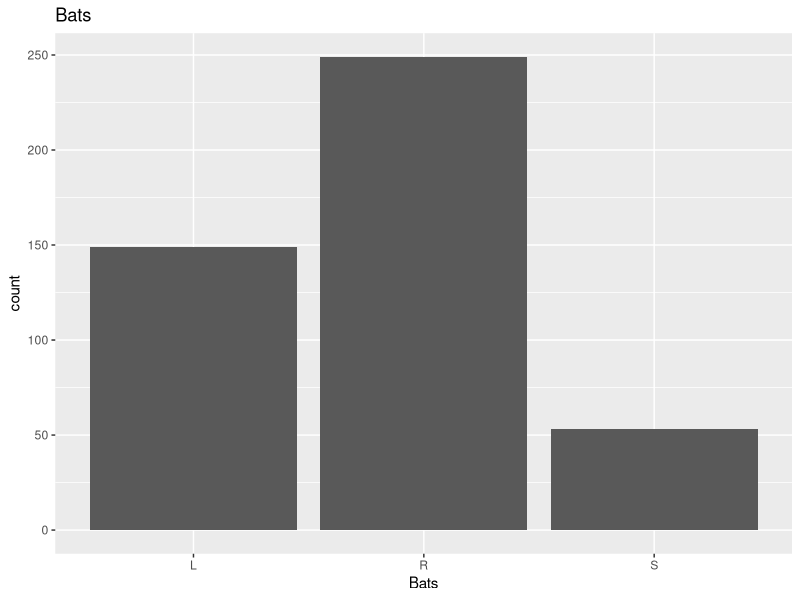
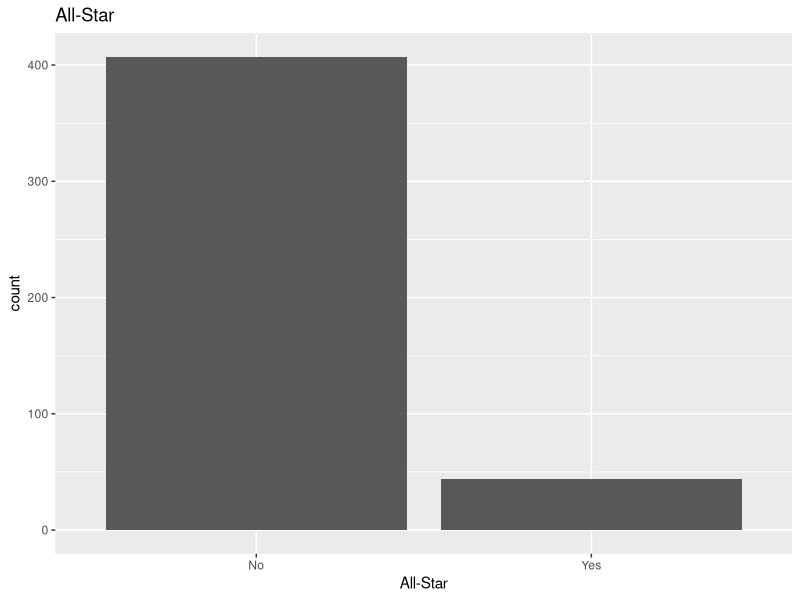
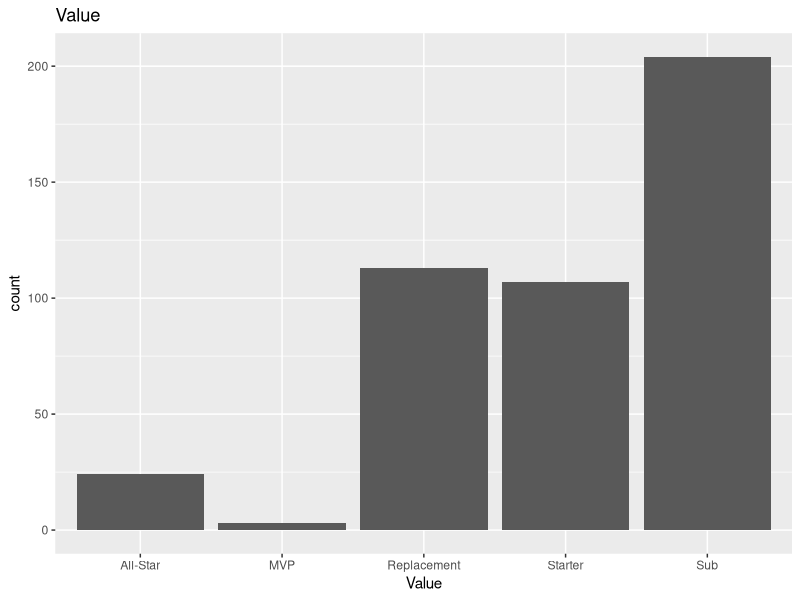
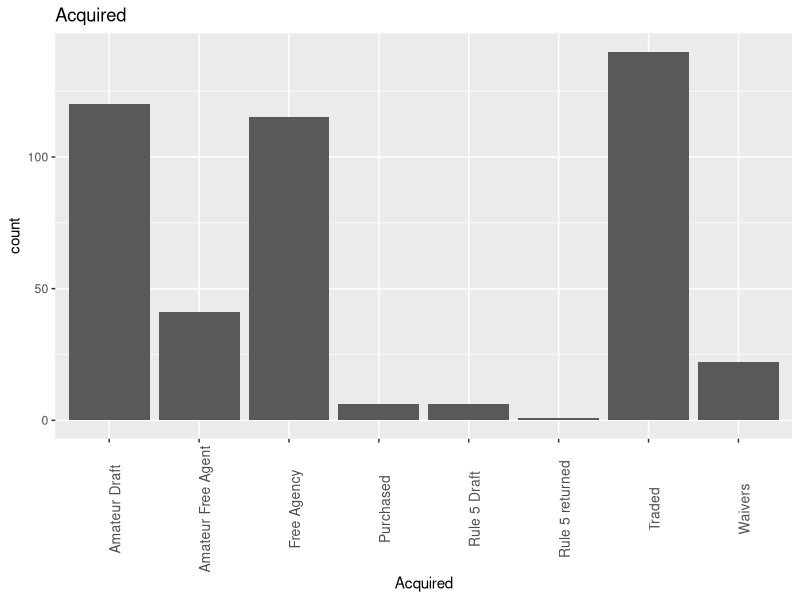
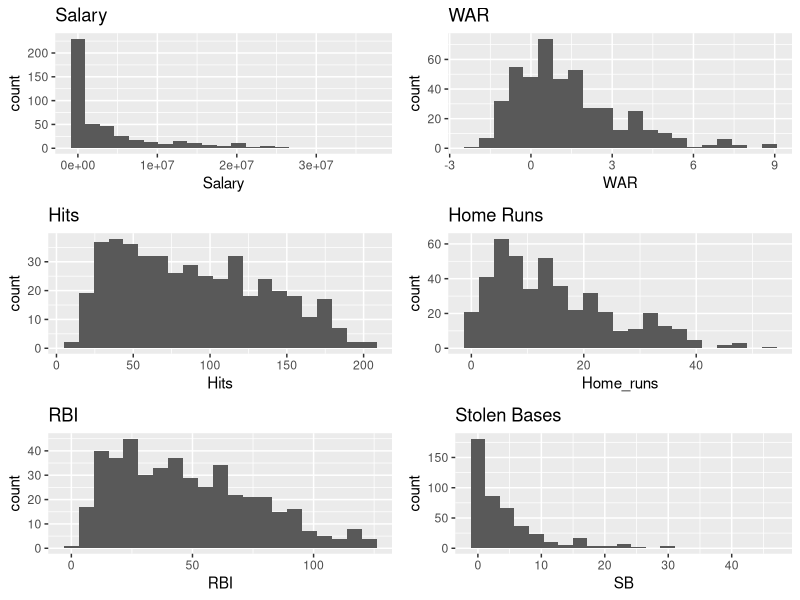
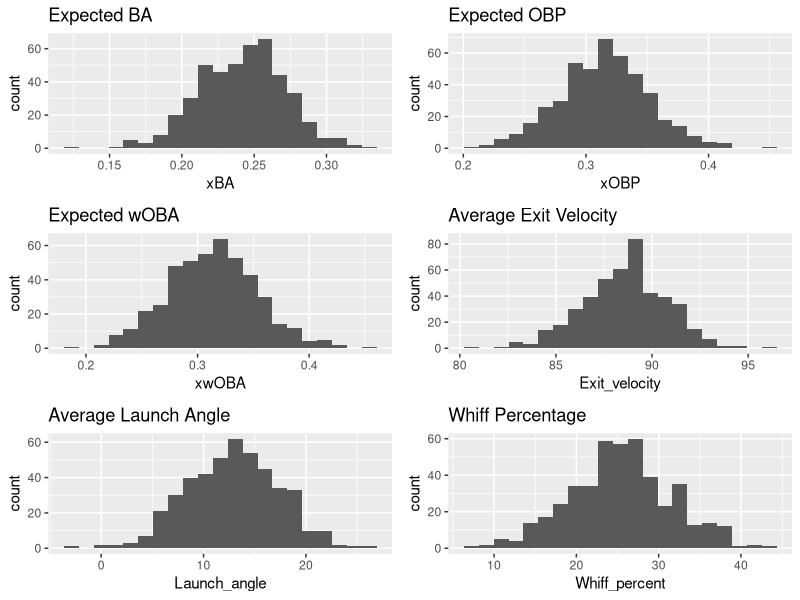
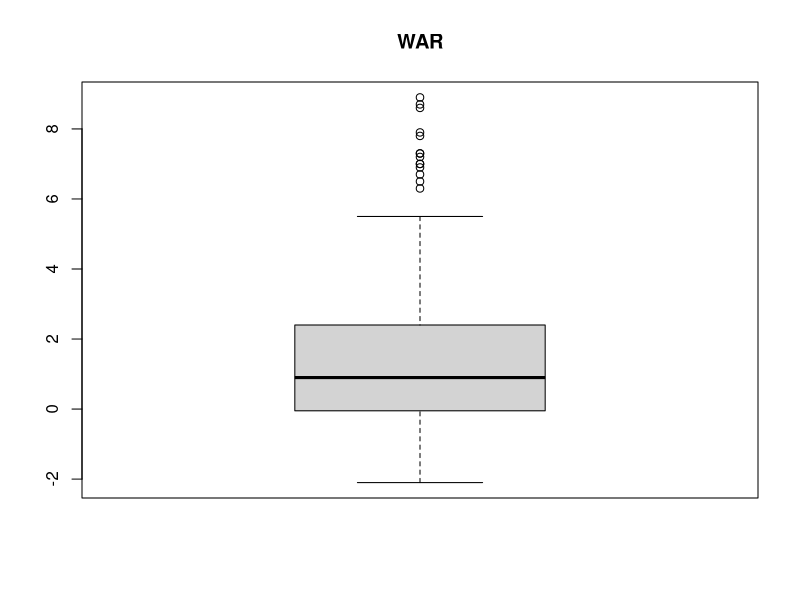
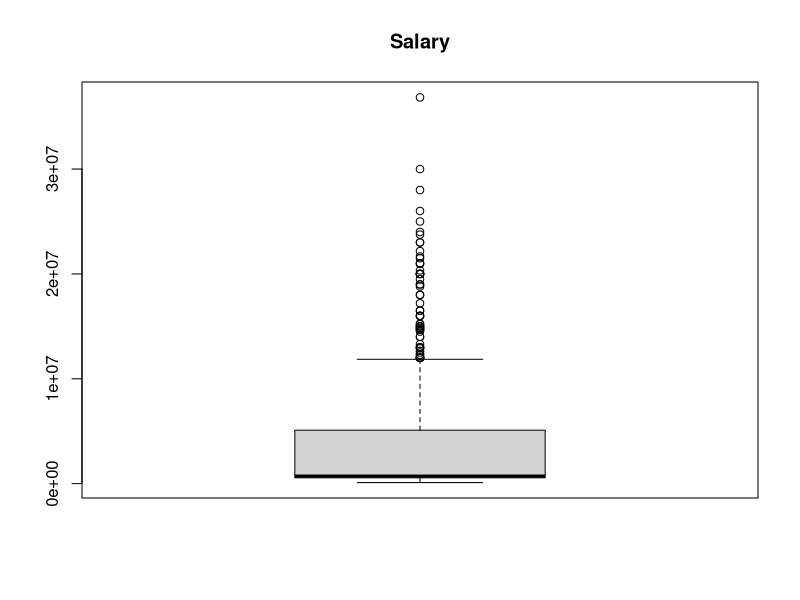

Write R code to recreate these figures, in order.
###################################
# Stat 102B   Jordan Rivera    ID: 604988949
# Data Analysis Project
####################################

library(readr)
library(dplyr)
library(ggplot2)
library(gridExtra)
library(GGally)

# Read in data
mlb <- read_csv("./Rivera-8949.csv")
attach(mlb)

##########################################################################
# Part II: The Data Set
##########################################################################

# Identify numeric variables
num_cols <- unlist(lapply(mlb, is.numeric))
numeric_mlb <- mlb[,num_cols]
numeric_mlb
dim(numeric_mlb)

mlb_means <- colMeans(numeric_mlb)
mlb_sds <- apply(numeric_mlb, 2, sd)
mlb_medians <- apply(numeric_mlb, 2, median)
mlb_iqrs <- apply(numeric_mlb, 2, IQR)
rbind(mlb_means, mlb_sds, mlb_medians, mlb_iqrs) # use this to fill out table in write-up

# Include Bar Plots for some variables
p1 <- ggplot(mlb, aes(x = Bats))+geom_bar()+ggtitle("Bats")
p1
p2 <- ggplot(mlb, aes(x = `All-Star`))+geom_bar()+ggtitle("All-Star")
p2
p3 <- ggplot(mlb, aes(x = Value))+geom_bar(orientation = "x")+ggtitle("Value")
p3
p4 <- ggplot(mlb, aes(x = Acquired))+geom_bar(orientation = "x")+ggtitle("Acquired")+theme(axis.text.x = element_text(angle = 90, size = 10))
p4

# Include histograms for some variables
p1 <- ggplot(mlb, aes(x = Salary))+geom_histogram(bins = 21)+ggtitle("Salary")
p2 <- ggplot(mlb, aes(x = WAR))+geom_histogram(bins = 21)+ggtitle("WAR")
p3 <- ggplot(mlb, aes(x = Hits))+geom_histogram(bins = 21)+ggtitle("Hits")
p4 <- ggplot(mlb, aes(x = Home_runs))+geom_histogram(bins = 21)+ggtitle("Home Runs")
p5 <- ggplot(mlb, aes(x = RBI))+geom_histogram(bins = 21)+ggtitle("RBI")
p6 <- ggplot(mlb, aes(x = SB))+geom_histogram(bins = 21)+ggtitle("Stolen Bases")

grid.arrange(p1, p2, p3, p4, p5, p6, ncol = 2) # Figure 2

p1 <- ggplot(mlb, aes(x = xBA))+geom_histogram(bins = 21)+ggtitle("Expected BA")
p2 <- ggplot(mlb, aes(x = xOBP))+geom_histogram(bins = 21)+ggtitle("Expected OBP")
p3 <- ggplot(mlb, aes(x = xwOBA))+geom_histogram(bins = 21)+ggtitle("Expected wOBA")
p4 <- ggplot(mlb, aes(x = Exit_velocity))+geom_histogram(bins = 21)+ggtitle("Average Exit Velocity")
p5 <- ggplot(mlb, aes(x = Launch_angle))+geom_histogram(bins = 21)+ggtitle("Average Launch Angle")
p6 <- ggplot(mlb, aes(x = Whiff_percent))+geom_histogram(bins = 21)+ggtitle("Whiff Percentage")

grid.arrange(p1, p2, p3, p4, p5, p6, ncol = 2) # Figure 3

# Include some boxplots for Figure 4
p1 <- boxplot(WAR, main = "WAR")
p2 <- boxplot(Salary, main = "Salary")
p3 <- boxplot(Age, main = "Age")


##########################################################################
# Part III: Cluster Analysis
##########################################################################
# Using kmeans algorithm

mlb_forcluster <- select(numeric_mlb,
                         "BA", "SLG", "OBP", "OPS", "ISO", 
                         "xBA", "xSLG", "wOBA", "xwOBA", "xOBP", "xISO", "Exit_velocity", 
                         "Launch_angle", "Sweet_spot_percent", "Barrel_percent", "Hard_hit_percent","GB_percent", "FB_percent", "LD_percent"
)

mlb_kmeans <- kmeans(mlb_forcluster,4,nstart=20)
#### NOTE: The clusters are exactly the same but the label numbers are different when I ran this code again, 
# so the naming convention doesn't match my paper. For example, Cluster 4 is called Cluster 1 in the paper.
mlb_kmeans 
cluster <- mlb_kmeans$cluster

mlb_kmeans$size # size of each cluster
mlb_kmeans$centers # cluster means

# cluster medians
apply(mlb_forcluster[which(cluster == 1),], 2, median)
apply(mlb_forcluster[which(cluster == 2),], 2, median)
apply(mlb_forcluster[which(cluster == 3),], 2, median)
apply(mlb_forcluster[which(cluster == 4),], 2, median)

# cluster sd
round(apply(mlb_forcluster[which(cluster == 1),], 2, sd), digits = 3)
round(apply(mlb_forcluster[which(cluster == 2),], 2, sd), digits = 3)
round(apply(mlb_forcluster[which(cluster == 3),], 2, sd), digits = 3)
round(apply(mlb_forcluster[which(cluster == 4),], 2, sd), digits = 3)


table(cluster, Value) #Table5
table(cluster, `All-Star`)
table(cluster, Bats)


#Plot Launch Angle vs Barrel Percentage
values <- factor(mlb$Value)

plot(mlb$Barrel_percent, mlb$Launch_angle,
     col=c("red","blue", "green", "orange")[unclass(cluster)], 
     pch=c(21,22,23,24,25)[unclass(values)], main="K-means of mlb data",xlab="Barrel Percentage", ylab="Launch Angle", xlim = c(0, 33))
legend("topright",c("All-Star","MVP","Replacement","Starter", "Sub"),pch=c(21,22,23,24,25), cex = .7)
legend("bottomright",c("cluster 1","cluster 2","cluster 3", "cluster 4"),pch=c
       ("R","B","G","O"),col=c("red","blue","green","orange"))

#Plot GB% vs Exit Velocity
plot(mlb$GB_percent, mlb$Exit_velocity,
     col=c("red","blue", "green", "orange", "black")[unclass(cluster)], 
     pch=c(21,22,23,24,25)[unclass(values)], main="K-means of mlb data",xlab="GB Percentage", ylab="Exit Velocity", xlim = c(25, 70))
legend("topright",c("All-Star","MVP","Replacement","Starter", "Sub"),pch=c(21,22,23,24,25), cex = .7)
legend("bottomleft",c("cluster 1","cluster 2","cluster 3", "cluster 4"),pch=c
       ("R","B","G","O"),col=c("red","blue","green","orange"), cex = .8)



# Nearest neighbor
mlb_cs <- scale(mlb_forcluster, scale = T) # first scale and center
mlb_dist <- dist(mlb_cs)
nn <- hclust(mlb_dist,method="single",members=NULL)
plot(nn)
nn_cluster <- cutree(nn, k = 4)
nn_cluster

table(nn_cluster)


# Furthest neighbor
fn <- hclust(mlb_dist,method="complete",members=NULL)
plot(fn)
fn_cluster <- cutree(fn, k = 4)
fn_cluster
table(fn_cluster)

##########################################################################
# Part IV: Principal Components
##########################################################################

head(mlb)
head(numeric_mlb)

mlb_forPC <- numeric_mlb[,-c(2,3)] # take out irrelevant variables
head(mlb_forPC)

X.cs <- scale(mlb_forPC,scale=T)
head(X.cs)
dim(X.cs)

# Check correlation between variables
cor(X.cs)
round(cor(X.cs[1:10, 1:10]), 3)
round(cor(X.cs[32:41, 32:41]), 3)

pairs(X.cs[, c(3:6, 8:10)],lower.panel=NULL, main="pairs plot of mlb data\n (standard deviation units)")

# Sample Variance-Covariance Matrix
S <- var(X.cs)
S

# Obtain eigenvalues of Variance-Cov Matrix
eigen(S)
eigenvalues <- eigen(S)$values
eigenvalues

## compute what percentage of the sum of eigenvalues is each eigenvalue
sum(eigenvalues)
100*eigenvalues/sum(eigenvalues)

cumsum(100*eigenvalues/sum(eigenvalues))

# Eigenvectors of Variancce-Cov Matrix
V <- eigen(S)$vectors
V

## check that eigenvectors are orthonormal
## should be 0 in the off diagonals and 1 in the diagonals when you do cross-product 
# Off-diagonals represent pairwise inner products and diagonals represent norm^2. 

t(V)%*%V
# alternatively
round(crossprod(V,V))

#Eigenvectors are orthonormal

# Display eigenvectors in relation to data variables
V.r <- round(V,3)
rownames(V.r)=colnames(mlb_forPC)
colnames(V.r)=c("V1", "V2", "V3","V4", "V5", "V6", "V7", "V8", "V9", "V10",
                "V11", "V12", "V13","V14", "V15", "V16", "V17", "V18", "V19", "V20",
                "V21", "V22", "V23","V24", "V25", "V26", "V27", "V28", "V29", "V30",
                "V31", "V32", "V33","V34", "V35", "V36", "V37", "V38", "V39", "V40", "V41")
V.r

# Obtain the principal components 

## Note: X.tilde is the PC matrix 
X.tilde <- X.cs %*% V  # X.tilde are the PC
colnames(X.tilde)=c("PC1","PC2","PC3","PC4","PC5","PC6","PC7","PC8","PC9","PC10",
                    "PC11","PC12","PC13","PC14","PC15","PC16","PC17","PC18","PC19","PC20",
                    "PC21","PC22","PC23","PC24","PC25","PC26","PC27","PC28","PC29","PC30",
                    "PC31","PC32","PC33","PC34","PC35","PC36","PC37","PC38","PC39","PC40","PC41")
head(X.tilde)
head(mlb)
#######Check that the PC are orthogonal

round(t(X.tilde)%*%X.tilde,3)

#### Check the variance-covariance of the PC 
round(var(X.tilde),3)

# Pairwise plot of the PCs
pairs(X.tilde[, 1:7],lower.panel=NULL,main="Pairs plot of PC of mlb data.\n Same scale in axes to see variability")

# Biplot
biplot(princomp(X.cs),
       main="Biplot of mlb data w.r.t. first two principal components" )

# Study correlation of PCs with data variables
transform.matrix=diag(sqrt(eigenvalues))
loading.like.coefficients=V%*%transform.matrix
loading.like.coefficients

# Notice that this is the same as 

t(cor(X.tilde,X.cs))

cors <- as.data.frame(round(t(cor(X.tilde[,1:10], X.cs)), 3)) # for presentation purposes
cors


##########################################################################
# Part V: Principal Components Regression
##########################################################################

# Normalize PCs

norms <- apply(X.tilde, 2, function(x){ # find the norm for each PC
  norm(x, type = "2")
})
PC_normalized <- scale(X.tilde, center = F, scale = norms) # divide each PC by its norm
head(PC_normalized)

# Make new data matrix with DV scaled WAR and IVs that are normalized PCs
data_new <- as.data.frame(cbind(scale(mlb$WAR), PC_normalized))
colnames(data_new)[1] <- "WAR"
head(data_new)

# Split data_new into training and testing data
set.seed(22)
test_coords <- sample(nrow(data_new), 10)
#mlb[test_coords,]

test_data <- data_new[test_coords, ]
train_data <- data_new[-test_coords,]
dim(data_new)
dim(test_data)
dim(train_data)

# Check correlation with dependent variable
correlations <- cor(data_new$WAR, PC_normalized)
correlations
round(correlations, 5)

order(abs(correlations), decreasing = T) # order PCs by correlation with DV

# Regression using Train data
m <- lm(WAR ~ PC1 + PC5 + PC7 + PC2 + PC21 + PC26 + PC20 - 1, data = train_data)
summary(m)

rmse <- sqrt(sum((m$residuals)^2) / nrow(train_data))
rmse

plot(train_data$WAR, resid(m),main="Residual plot\n Principal Component Regression")
abline(h=0)

hist(resid(m), main="Histogram of Residuals", breaks = 12)

# Predict values for Test data
y.hat <- predict(m, data = train_data, newdata = test_data)
y.hat
test_data$WAR
test_data$WAR - y.hat

plot(1:10, test_data$WAR - y.hat, ylim = c(-1,1), main = "Residual plot for Testing Data", xlab = "Observation", ylab = "Residual")
abline(h=0)

# Calculate root mean square error
rmse <- sqrt(sum((test_data$WAR - y.hat)^2) / nrow(test_data))
rmse



##########################################################################
# Part VI: MLE
##########################################################################
# Make data > 0

data_new$WARadj <- data_new$WAR - min(data_new$WAR) + 0.01

x <- c(seq(0,max(data_new$WARadj),by=0.1))

hist(data_new$WAR, probability = T, xlab = "WAR_cs", main = "Histogram of WAR (Centered and Scaled)")

hist(data_new$WARadj, probability = T, xlab = "WAR (adjusted)", main = "Histogram of WAR with Log Normal Distribution\n mu = 0.45, sigma = 0.6")
points(x,dlnorm(x, meanlog=0.45, sdlog=0.6, log=FALSE), col="brown", type="o", pch=25, bg="brown")

loglike <- function(p, y, n){
  a= -sum(log(y)) -n*log(p[2])-(1/(2*(p[2])^2 ))*sum((log(y)-p[1])^2)
  a = -a 
}

n <- nrow(data_new)
minim <- nlm(loglike, p=c(0.45, 0.6), data_new$WARadj, n, hessian=TRUE) # p = initial values of maroon curve
minim
minim$estimate 
mle.estimate=minim$estimate

gradient= minim$gradient #gradient at the optimum 
gradient
I=minim$hessian  # I= negative of the Hessian matrix
I
Big.Sigma = solve(I)   #variance covariance matrix 
s.e= sqrt(diag(Big.Sigma)) #standard error of MLE estimate
s.e
hist(data_new$WARadj, prob=T, main="Histogram of WAR with Log Normal Distribution\n mu = 0.402, sigma = 0.622", xlab = "WAR_adj", ylim = c(0, 0.6))
points(x,dlnorm(x, meanlog=minim$estimate[1],
                sdlog=minim$estimate[2], log=FALSE), col="red", type="o", pch=21, bg="red")

### Confidence intervals ###
CI_mu <- minim$estimate[1] + c(-1,1)*qnorm(0.975)*sqrt(diag(solve(minim$hessian)))[1]
CI_mu
CI_sigma <- minim$estimate[2] + c(-1,1)*qnorm(0.975)*sqrt(diag(solve(minim$hessian)))[2]
CI_sigma

# Probabilities for Predicted Values
adj_preds <- y.hat - min(data_new$WAR) + 0.01
adj_preds
plnorm(adj_preds, meanlog = minim$estimate[1], sdlog=minim$estimate[2])
plnorm(adj_preds, meanlog = minim$estimate[1], sdlog=minim$estimate[2], lower.tail = F)

# Probs for Actual Values
plnorm(test_data$WAR - min(data_new$WAR) + 0.01, meanlog = minim$estimate[1], sdlog=minim$estimate[2])

##########################################################################
# Part VII: Conclusions
##########################################################################

# find undervalued players using cluster analysis results
best_cluster <- mlb[cluster==4, 1:10] # all MLB players in top tier cluster
head(best_cluster)
undervalued <- best_cluster[best_cluster$Salary <1000000 & best_cluster$`All-Star` == "No", ] # include players making less than 1 mil and not all-star
head(undervalued)


# find undervalued players using PC Regression results
mlb[as.numeric(rownames(train_data[m$residuals < -0.9, ])), 1:10]

